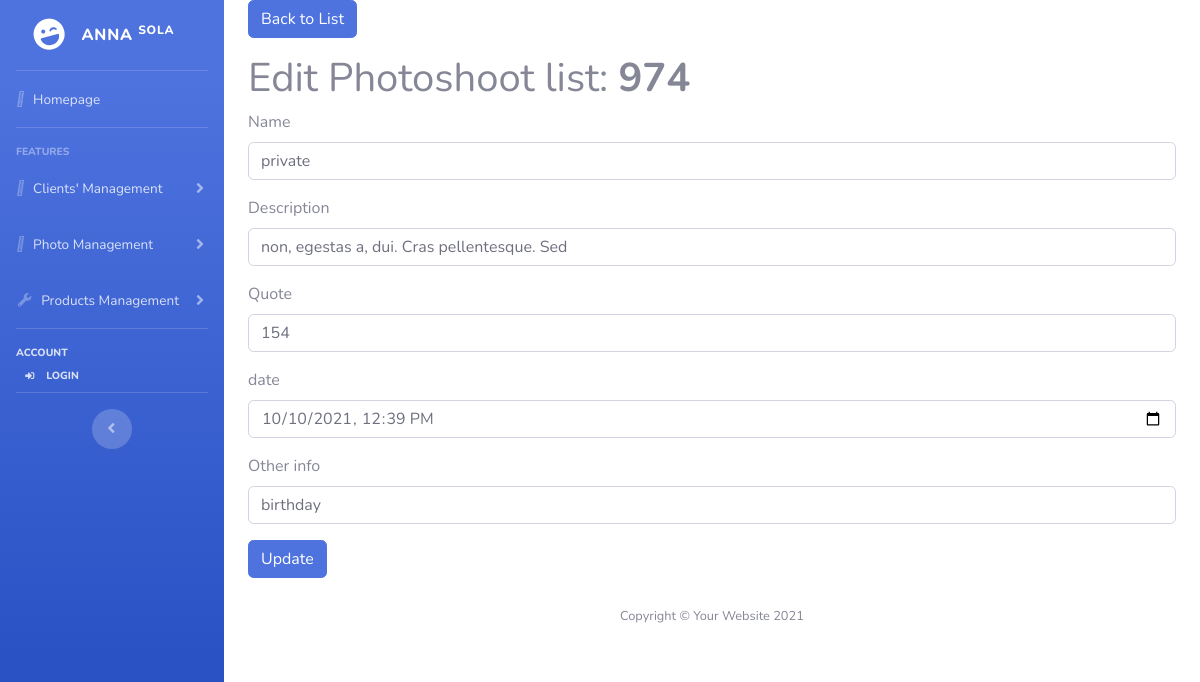
Screenshot of /photo_edit.php?id=971 (signed in) with the database file from the repository.
### tables this page shows
CREATE TABLE `photo_shoot` (
                               `id` int(10) NOT NULL,
                               `client_id` int(10) NOT NULL,
                               `photo_shoot_name` varchar(100) NOT NULL,
                               `photo_shoot_desc` varchar(300) NOT NULL,
                               `photo_shoot_quote` int(10) NOT NULL,
                               `photo_shoot_dateTime` timestamp NOT NULL DEFAULT current_timestamp() ON UPDATE current_timestamp(),
                               `photo_shoot_other_information` varchar(300) NOT NULL
);

### photo_edit.php (the view, shortened to what this page needs)
<?php
require 'header.php';
$id = $_GET['id'];
if ($_SERVER['REQUEST_METHOD'] === 'POST') {
    $id = $_POST['id'];
    $client_id = $_POST['client_id'];
    $photo_shoot_name = $_POST['photo_shoot_name'];
    $photo_shoot_desc = $_POST['photo_shoot_desc'];
    $photo_shoot_quote = $_POST['photo_shoot_quote'];
    $photo_shoot_dateTime = $_POST['photo_shoot_dateTime'];
    $photo_shoot_other_information = $_POST['photo_shoot_other_information'];
    if (!$photo_shoot_name) {
        $errors[] = 'photoshoot name ';
    }
    if (!$photo_shoot_desc) {
        $errors[] = 'Description  is required';
    }
    if (!$photo_shoot_quote) {
        $errors[] = 'Quote  is required';
    }
    if (!$photo_shoot_dateTime) {
        $errors[] = 'date  is required';
    }
    if (!$photo_shoot_other_information ) {
        $errors[] = 'other_information is required';
    }
    if (empty($errors)) {
        $stmt = $pdo->prepare("UPDATE photo_shoot SET client_id = :client_id, photo_shoot_name = :photo_shoot_name,
                                       photo_shoot_desc = :photo_shoot_desc,
                                        photo_shoot_quote = :photo_shoot_quote,
                  photo_shoot_dateTime = :photo_shoot_dateTime , photo_shoot_other_information=:photo_shoot_other_information WHERE id = :id");
        $stmt->bindValue(':photo_shoot_name', $photo_shoot_name);
        $stmt->bindValue(':photo_shoot_desc', $photo_shoot_desc);
        $stmt->bindValue(':photo_shoot_quote', $photo_shoot_quote);
        $stmt->bindValue(':photo_shoot_dateTime', $photo_shoot_dateTime);
        $stmt->bindValue(':photo_shoot_other_information', $photo_shoot_other_information);
        $stmt->bindValue(':client_id', $client_id);
        $stmt->bindValue(':id', $id);
        $stmt->execute();
        header('Location: Photo_shoot.php');
    }
} else {
    $stmt = $pdo->prepare("SELECT * FROM photo_shoot WHERE id=?");
    $stmt->execute([$id]);
    $photos = $stmt->fetchObject();
}
?>
    <div   class="container-fluid px-4">
        <p>
            <a href="photo_edit.php" class="btn btn-primary">Back to List</a>
        </p>
        <h1>Edit Photoshoot list: <b><?php echo $photos->client_id ?></b></h1>
        <form method="post">
            <div class="form-group">
                <label>Name</label>
                <input type="text" name="photo_shoot_name" class="form-control" value="<?php echo $photos->photo_shoot_name  ?>" required>
            </div>
            <div class="form-group">
                <label>Description</label>
                <input  type="text" class="form-control" name="photo_shoot_desc" value="<?php echo $photos->photo_shoot_desc ?>" required>
            </div>
            <div class="form-group">
                <label>Quote</label>
                <input type="number" class="form-control" name="photo_shoot_quote" value="<?php echo $photos->photo_shoot_quote ?>" required>
            </div>
            <div class="form-group">
                <label>date</label>
                <input type="datetime-local" name="photo_shoot_dateTime" class="form-control" value="<?php echo $photos->photo_shoot_dateTime ?>" required>
            </div>
            <div class="form-group">
                <label>Other info</label>
                <input type="text"  name="photo_shoot_other_information" class="form-control" value="<?php echo $photos->photo_shoot_other_information ?>" required>
            </div>
            <input type="submit" class="btn btn-primary" value="Update" />
        </form>
        <?php require 'footer.php';?>
    </div>

### rows the page displays
photo_shoot: client "974", photo_shoot_name "private", photo_shoot_desc "non, egestas a, dui. Cras pellentesque. Sed", photo_shoot_quote "154", photo_shoot_dateTime "10/10/2021 12:39", photo_shoot_other_information "birthday"
